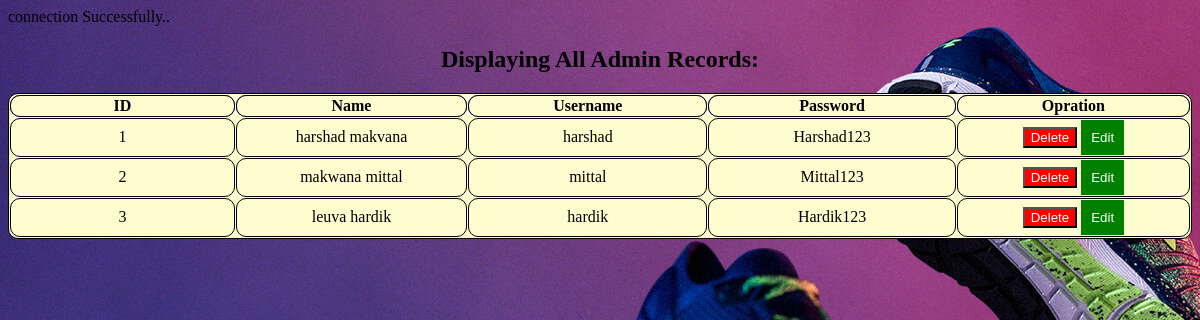
Page /viewadmin.php on the committed database.
### tables this page shows
CREATE TABLE IF NOT EXISTS `adminregister` (
  `id` int(10) NOT NULL AUTO_INCREMENT,
  `name` varchar(20) NOT NULL,
  `username` varchar(20) NOT NULL,
  `password` varchar(40) NOT NULL,
  PRIMARY KEY (`id`)
);

### viewadmin.php (the view)
<html>
<head>
<link rel="stylesheet" href="style.css">
</head>
<body>
<?php
include("connection.php");
$query="select * from adminregister";
$data=mysqli_query($con,$query);
$total=mysqli_num_rows($data);
if($total !=0) {
	 ?>
	  <h2 align="center">Displaying All Admin Records:</h2>
	  <table align="center" border="1" cellspacing="1" bgcolor="">
	   <tr bgcolor="blue">
	    <th width="5%">ID</th>
        <th width="5%">Name</th>
		<th width="5%">Username</th>
        <th width="5%">Password</th>
        <th width="5%">Opration</th>
      </tr>
	  <?php
  while($result=mysqli_fetch_assoc($data))
  {
	echo"<tr>
	    <td><center>".$result["id"]."</center></td>
		<td><center>".$result["name"] ."</center></td>
		<td><center>".$result["username"] ."</center></td>
		<td><center>".$result["password"] ."</center></td>
		<td><center><button style='background: red;border:0px:padding:10px;'>
		<a style='color:white;text-decoration:none;' href='admindelete.php?id=$result[id]'>Delete</a></button>
		<button style='background: green;border:0px;padding:10px;'>
		<a style='color:white;text-decoration:none;' href='adminedit.php?uid=$result[id]'>Edit</a></button>
		</center>
		</td>
		</tr>";
  }
}
else
{
	echo"no record found";
}
?>

### style.css (style rules this page uses)
body { background-image: url("w.jpg"); }
table, th, td { border: 1px solid black; border-radius: 10px; background-color: #FFFDD0; }

### rows in the picture
adminregister: id "1", name "harshad makvana", username "harshad", password "Harshad123"
adminregister: id "2", name "makwana mittal", username "mittal", password "Mittal123"
adminregister: id "3", name "leuva hardik", username "hardik", password "Hardik123"
